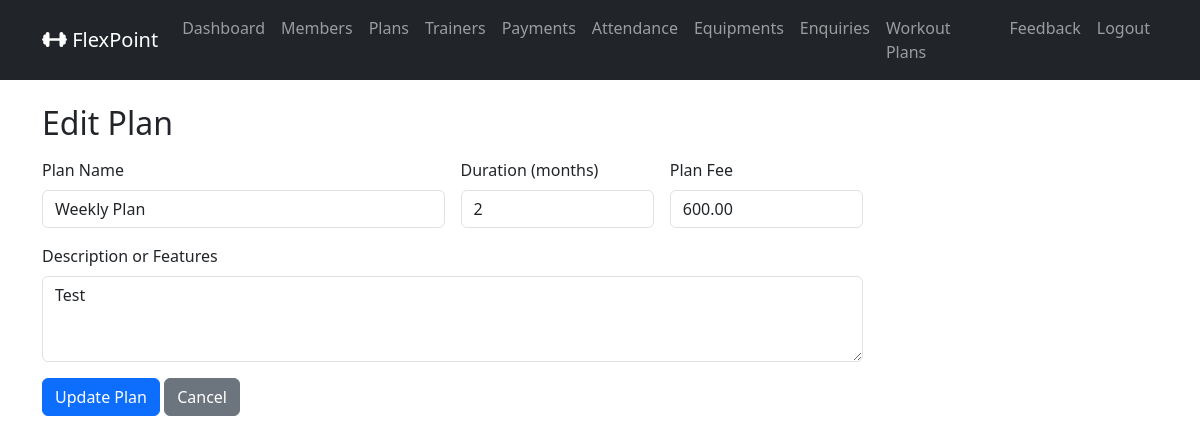
The page /admin_plans_edit/3/ (signed in) on the database its author committed.
### gymapp/models.py (models this page shows, shortened)
class MembershipPlan(models.Model):
    name            = models.CharField(max_length=100)
    duration_months = models.PositiveIntegerField()
    fee             = models.DecimalField(max_digits=6, decimal_places=2)
    description     = models.TextField(blank=True)

### gymapp/views.py (the view)
    def wrapper(request, *args, **kwargs):
        if not request.user.is_authenticated or getattr(request.user, 'role', None) != 'ADMIN':
            messages.error(request, 'You must be an Admin to access this page.')
            return redirect('admin_login_view')
        return view_func(request, *args, **kwargs)

### gymapp/views.py (called while the page is built, shortened)
def admin_required(view_func):
    def wrapper(request, *args, **kwargs):
        if not request.user.is_authenticated or getattr(request.user, 'role', None) != 'ADMIN':
            messages.error(request, 'You must be an Admin to access this page.')
            return redirect('admin_login_view')
        return view_func(request, *args, **kwargs)
    return wrapper

@admin_required
def admin_plan_edit(request, plan_id):
    plan = MembershipPlan.objects.get(id=plan_id)
    return render(request, 'admin_plan_form.html', {'plan': plan, 'mode':'edit'})

### gymapp/templates/admin_plan_form.html (shortened to what this page needs)
{% extends 'base.html' %}
{% block content %}
<h2 class="mb-3">
    {% if mode == 'add' %} Add Plan {% else %} Edit Plan {% endif %}
</h2>
<form method="POST" class="row g-3 w-75">
    <div class="col-md-6">
        <label for="name" class="form-label">Plan Name</label>
        <input type="text" id="name" class="form-control" name="name" value="{{ plan.name | default:'' }}">
    </div>
    <div class="col-md-3">
        <label for="duration_months" class="form-label">Duration (months)</label>
        <input type="number" id="duration_months" class="form-control" name="duration_months" value="{{ plan.duration_months | default:'' }}">
    </div>
    <div class="col-md-3">
        <label for="fee" class="form-label">Plan Fee</label>
        <input type="number" step="0.01" id="fee" class="form-control" name="fee" value="{{ plan.fee | default:'' }}">
    </div>
    <div class="col-md-12">
        <label for="description" class="form-label">Description or Features</label>
        <textarea type="text" id="description" class="form-control" name="description" rows="3">{{ plan.description | default:'' }}</textarea>
    </div>
    <div class="col-md-12">
        <button type="submit" class="btn btn-primary">
            {% if mode == 'add' %} Add Plan {% else %} Update Plan {% endif %}
        </button>
        <a href="{% url 'admin_plans_list' %}" class="btn btn-secondary"> Cancel </a>
    </div>
</form>
{% endblock %}

### rows shown on the page
MembershipPlan: name "Weekly Plan", duration_months "2", fee "600.00", description "Test"
